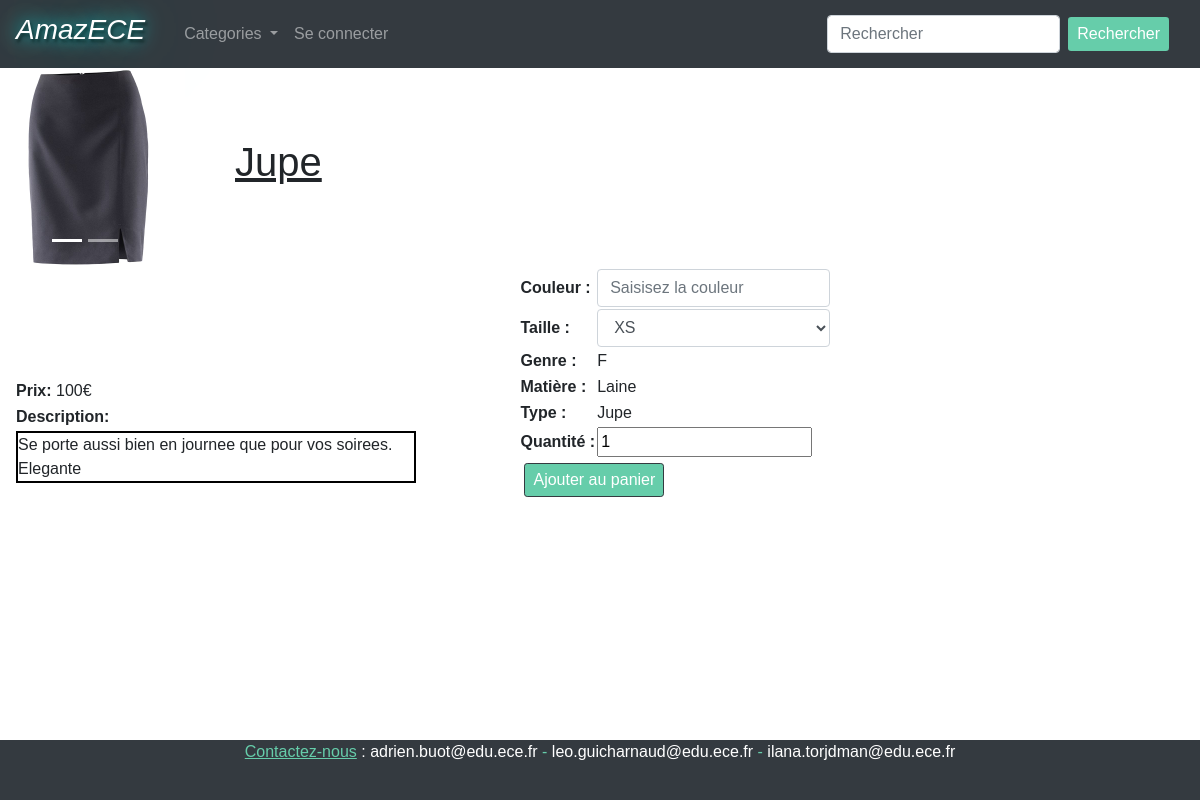
Screenshot of /front/objet.php?ID=12&categorie=0 with the database file from the repository.
### tables this page shows
CREATE TABLE Item(Id INT PRIMARY KEY NOT NULL AUTO_INCREMENT,Nb_Click int NOT NULL, Nb_Ventes int NOT NULL, Nom varchar(50) NOT NULL, Prix float NOT NULL,Description text(1000) NOT NULL,Marque varchar(50) NOT NULL,media int NOT NULL, FOREIGN KEY(media) REFERENCES media(Id));

CREATE TABLE Media(Id INT PRIMARY KEY NOT NULL AUTO_INCREMENT, Path1 varchar(50) NOT NULL,Path2 varchar(50),Path3 varchar(50),Path4 varchar(50),Path5 varchar(50));

CREATE TABLE Vetements(Genre varchar(50) NOT NULL, Matiere varchar(50) NOT NULL, Type varchar(50) NOT NULL, item int NOT NULL, FOREIGN KEY(item) REFERENCES item(Id));

### sendRequest.php (called while the page is built, shortened)
<?php
	function sendRequest($sql){
		$database = "amazece";
		$db_handle = mysqli_connect('localhost','root','');
		$db_found = mysqli_select_db($db_handle,$database);
		if($db_found){
			$result = mysqli_query($db_handle, $sql);
			return $result;
		}
		else{
				echo "Database not found";
		}
	}
?>

### front/objet.php (the view, shortened to what this page needs)
<?php
	include("../sendRequest.php");
?>
<?php
	$result = sendRequest("SELECT * FROM Item, Media WHERE '".$_GET['ID']."'=Item.Id AND Media.id = item.media ");
	while($data=mysqli_fetch_assoc($result)){
		$Nom = isset($data['Nom'])? $data['Nom']:"";
		$Description = isset($data['Description'])? $data['Description']:"";
		$Image1 = isset($data['Path1'])? $data['Path1']:"Media/";
		$Image2 = isset($data['Path2'])? $data['Path2']:"Media/";
		$Image3 = isset($data['Path3'])? $data['Path3']:"Media/";
		$Image4 = isset($data['Path4'])? $data['Path4']:"Media/";
		$Image5 = isset($data['Path5'])? $data['Path5']:"Media/";
		$Prix = isset($data['Prix'])? $data['Prix']:"";
	}
?>
<!DOCTYPE html>
<html>
<head>
	<link rel="stylesheet" href="https://stackpath.bootstrapcdn.com/bootstrap/4.1.3/css/bootstrap.min.css">
	<link rel="stylesheet" href="styles.css">
</head>
<body>
	<?php
		include("header.php");
	?>
	<div class="row">
		<div id="display" class="carousel slide" data-ride="carousel">
		  <ul class="carousel-indicators">
		    <li data-target="#display" data-slide-to="0" class="active"></li>
		    <?php
		    	if($Image2 != "Media/"){
		    ?>
		    <li data-target="#display" data-slide-to="1"></li>
		    <?php
		    	}if($Image3 != "Media/"){
		    ?>
		    <li data-target="#display" data-slide-to="2"></li>
		    <?php
		    	}if($Image4 != "Media/"){
		    ?>
		    <li data-target="#display" data-slide-to="3"></li>
		    <?php
		    	}if($Image5 != "Media/"){
		    ?>
		    <li data-target="#display" data-slide-to="4"></li>
		    <?php
		    	}
		    ?>
		  </ul>
		  <div class="carousel-inner">
		    <div class="carousel-item active">
		      <?php echo '<img src="' .$Image1. '" alt="Image de l objet" width="200" height="200">'; ?>
		    </div>
		  </div>
		  <a class="carousel-control-prev" href="#display" data-slide="prev">
		    <span class="carousel-control-prev-icon"></span>
		  </a>
		  <a class="carousel-control-next" href="#display" data-slide="next">
		    <span class="carousel-control-next-icon"></span>
		  </a>
		</div>
		<h1 class="nobjet"><?php echo $Nom; ; ?></h1>
	</div>
	<div class="block col-lg-5" >
		<table>
				<td><span  class="titre">Prix:</span>
				<?php echo $Prix . '€'; ?></td>
			<tr><td class="titre">Description:</td></tr>
			<tr><td><div class="description"><?php echo $Description; ?></td></tr>
		</table>
	</div>
	<div class="block col-lg-6" >
		<form action="../ajouterPanier.php" method="POST">
			<table>
	<?php
		if($_GET['categorie'] == 0){
			$result = sendRequest("SELECT * FROM Vetements, Item WHERE Item.Id = '" . $_GET['ID'] . "' AND Vetements.item = Item.Id");
			while($data = mysqli_fetch_assoc($result)){
				$genre = isset($data['Genre'])?$data['Genre']:"";
				$matiere = isset($data['Matiere'])?$data['Matiere']:"";
				$type = isset($data['Type'])?$data['Type']:"";
			}
			if ($_SESSION['type_utilisateur'] == 2){
	?>
					<tr>
					<td class="titre">Taille :</td>
					<td>
					<SELECT id="taille" name="Taille" class="form-control" onclick="loadCouleurDispo()">
				<?php
						$result = sendRequest("SELECT produits.Taille FROM produits, item WHERE item.Id = produits.Objet AND item.id = " . $_GET['ID'] );
						while($data = mysqli_fetch_assoc($result)){
							$taille = isset($data['Taille'])?$data['Taille']:"";
							if ($taille == 'XS'){
								echo '<OPTION VALUE="XS" >XS</OPTION>';
								break;
							}
						}
						$result = sendRequest("SELECT produits.Taille FROM produits, item WHERE item.Id = produits.Objet AND item.id = " . $_GET['ID'] );
						while($data = mysqli_fetch_assoc($result)){
							$taille = isset($data['Taille'])?$data['Taille']:"";
							if ($taille == 'S'){
								echo '<OPTION VALUE="S" >S</OPTION>';
								break;
							}
						}
						$result = sendRequest("SELECT produits.Taille FROM produits, item WHERE item.Id = produits.Objet AND item.id = " . $_GET['ID'] );
						while($data = mysqli_fetch_assoc($result)){
							$taille = isset($data['Taille'])?$data['Taille']:"";
							if ($taille == 'M'){
								echo '<OPTION VALUE="M" >M</OPTION>';
								break;
							}
						}
						$result = sendRequest("SELECT produits.Taille FROM produits, item WHERE item.Id = produits.Objet AND item.id = " . $_GET['ID'] );
						while($data = mysqli_fetch_assoc($result)){
							$taille = isset($data['Taille'])?$data['Taille']:"";
							if ($taille == 'L'){
								echo '<OPTION VALUE="L" >L</OPTION>';
								break;
							}
						}
						$result = sendRequest("SELECT produits.Taille FROM produits, item WHERE item.Id = produits.Objet AND item.id = " . $_GET['ID'] );
						while($data = mysqli_fetch_assoc($result)){
							$taille = isset($data['Taille'])?$data['Taille']:"";
							if ($taille == 'XL'){
								echo '<OPTION VALUE="XL" >XL</OPTION>';
								break;
							}
						}
$result = sendRequest("SELECT produits.Taille FROM produits, item WHERE item.Id = produits.Objet AND item.id = " . $_GET['ID'] );
						while($data = mysqli_fetch_assoc($result)){
							$taille = isset($data['Taille'])?$data['Taille']:"";
							if ($taille == 'XXL'){
								echo '<OPTION VALUE="XXL" >XXL</OPTION>';
								break;
							}
						}
				?>
										</SELECT>
					</td>
				</tr>
<!--
// SELECT produits.Taille FROM produits, item WHERE item.Id = produits.Objet AND item.id = 1
// SELECT produits.Couleur FROM produits, item WHERE item.Id = produits.Objet AND item.id = 1 AND produits.Taille = 'L'
						$result = sendRequest("SELECT produits.Couleur FROM produits, item WHERE item.Id = produits.Objet AND produits.Taille = 'L' AND item.id = " . $_GET['ID'] );
						while($data = mysqli_fetch_assoc($result)){
							$couldispo = isset($data['Couleur'])?$data['Couleur']:"";
							echo '<OPTION VALUE="'.$couldispo.'" >'.$couldispo.'</OPTION>';
						}
-->
				<div id = "Color" >
				</div>
	<?php
			}
				else {
	?>
					<tr class="form-group">
					<td class="titre">Couleur :</td>
					<td><input type="text" id = "couleur" name="Couleur" class="form-control" placeholder="Saisisez la couleur"required>
				</tr>
					<tr>
						<td class="titre">Taille :</td>
							<td>
								<SELECT id="taille" name="Taille" class="form-control">
									<OPTION VALUE="XS" >XS</OPTION>
								</SELECT>
							</td>
						</tr>
<?php
				}
	?>
				<tr>
					<td class="titre">Genre : </td>
					<td><?php echo $genre; ?></td>
				</tr>
				<tr>
					<td class="titre">Matière : </td>
					<td><?php echo $matiere; ?></td>
				</tr>
				<tr>
					<td class="titre">Type : </td>
					<td><?php echo $type; ?></td>
				</tr>
	<?php
		}else if($_GET['categorie'] == 1){
			$result = sendRequest("SELECT * FROM Musiques, Item WHERE Item.Id = '" . $_GET['ID'] . "' AND Musiques.item = Item.Id");
			while($data = mysqli_fetch_assoc($result)){
				$auteur = isset($data['Auteur'])?$data['Auteur']:"";
				$type = isset($data['Type'])?$data['Type']:"";
				$duree = isset($data['Duree'])?$data['Duree']:"";
				$style = isset($data['Style'])?$data['Style']:"";
				$format = isset($data['Format'])?$data['Format']:"";
			}
	?>
			<tr>
				<td class="titre">Auteur : </td>
				<td><?php echo $auteur; ?></td>
			</tr>
			<tr>
				<td class="titre">Type : </td>
				<td><?php echo $type; ?></td>
			</tr>
			<tr>
				<td class="titre">Duree : </td>
				<td><?php echo $duree; ?></td>
			</tr>
			<tr>
				<td class="titre">Style : </td>
				<td><?php echo $style; ?></td>
			</tr>
			<tr>
				<td class="titre">Format : </td>
				<td><?php echo $format; ?></td>
			</tr>
	<?php
		}else if($_GET['categorie'] == 2){
			$result = sendRequest("SELECT * FROM Livres, Item WHERE Item.Id = '" . $_GET['ID'] . "' AND Livres.item = Item.Id");
			while($data = mysqli_fetch_assoc($result)){
				$auteur = isset($data['Auteur'])?$data['Auteur']:"";
				$nb_pages = isset($data['Nb_Pages'])?$data['Nb_Pages']:"";
				$date_sortie = isset($data['Date_Sortie'])?$data['Date_Sortie']:"";
				$genre = isset($data['Genre'])?$data['Genre']:"";
				$format = isset($data['Format'])?$data['Format']:"";
			}
	?>
				<tr>
				<td class="titre">Auteur : </td>
				<td><?php echo $auteur; ?></td>
			</tr>
			<tr>
				<td class="titre">Nombre de pages : </td>
				<td><?php echo $nb_pages; ?></td>
			</tr>
			<tr>
				<td class="titre">Date de sortie : </td>
				<td><?php echo $date_sortie; ?></td>
			</tr>
			<tr>
				<td class="titre">Genre : </td>
				<td><?php echo $genre; ?></td>
			</tr>
			<tr>
				<td class="titre">Format : </td>
				<td><?php echo $format; ?></td>
			</tr>
	<?php
		}else if($_GET['categorie'] == 3){
			$result = sendRequest("SELECT * FROM Sport_et_Loisir, Item WHERE Item.Id = '" . $_GET['ID'] . "' AND Sport_et_Loisir.item = Item.Id");
			while($data = mysqli_fetch_assoc($result)){
				$code = isset($data['Code'])?$data['Code']:"";
				$poids = isset($data['Poids'])?$data['Poids']:"";
				$taille = isset($data['Taille'])?$data['Taille']:"";
			}
	?>
			<tr>
				<td class="titre">Code : </td>
				<td><?php echo $code; ?></td>
			</tr>
			<tr>
				<td class="titre">Poids : </td>
				<td><?php echo $poids; ?></td>
			</tr>
			<tr>
				<td class="titre">Taille : </td>
				<td><?php echo $taille; ?></td>
			</tr>
	<?php
		}
	?>
					<tr class="titre">
						<td>Quantité :</td>
						<td><input type="number" id="Qte" name="Qte" value = 1 ></td>
				</tr>
			</table>
			<input class="bouton btn btn-dark btn-sm" type="submit" value="Ajouter au panier" />
		</form>
	</div>
	<?php
		include ("footer.php");
	?>
</body>
</html>

### front/styles.css (style rules this page uses)
a { color:black; text-decoration:none; }
h1 { font-style: bold; font:left; }
body, html { height:100vh; }
.description { border: 2px black solid ; word-wrap: break-word; width:400px; }
.nobjet { margin: 70px 50px; text-align: center; text-decoration: underline ; }
.btn { background-color:#66CDAA; color: white; width: auto; font-family:Verdana, Geneva, sans-serif; font-size: 1em; }
.block { border: 1px black; display: inline-block; }
.bouton { margin: 5px; }
.titre { font-weight: bold; }
p, h1,h2, h3, body { font-family:Verdana, Geneva, sans-serif; }

### front/footer.php (style rules this page uses)
a { color:white; }

### rows the page displays
item: media.Path1 (picture), Nom "Jupe", Prix "100", Description "Se porte aussi bien en journee que pour vos soirees. Elegante"
vetements: Genre "F", Matiere "Laine", Type "Jupe"
